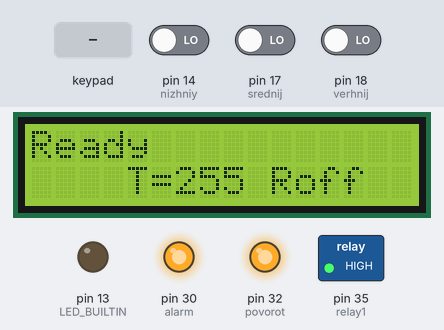
Bench run of a sketch on a simulated Arduino Mega 2560, built with avr-gcc and run on an emulated ATmega2560. Parts: 16×2 character LCD, switched loads named in the sketch (green lamp = pin HIGH), output pins drawn as LEDs (lit = HIGH). Wiring (inferred from the names in the program): 4×4 keypad with keys 1 2 3 A 4 5 6 B 7 8 9 C * 0 # D (labels assumed): rows pin 8, pin 9, pin 10, pin 11; columns pin 4, pin 5, pin 6, pin 7. The inputs (shaded band) are chosen by the test bench; at power-on: pin 14 (nizhniy) LOW, pin 17 (srednij) LOW, pin 18 (verhnij) LOW. EEPROM starts erased; pins used as bus, display or sensor lines are not drawn; what the sketch prints to the serial monitor is not drawn.

Above: at 1.3 s.
1.4 s: keypad keys 1 2 3 4 * pressed 0.4 s apart
At 4.2 s:
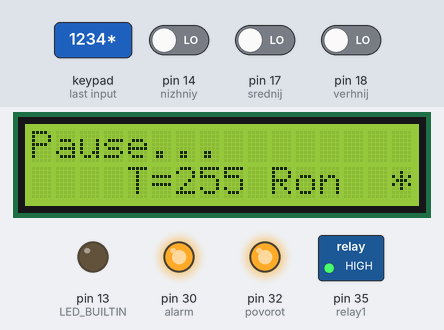
4.9 s: key '7' pressed
At 5.7 s:
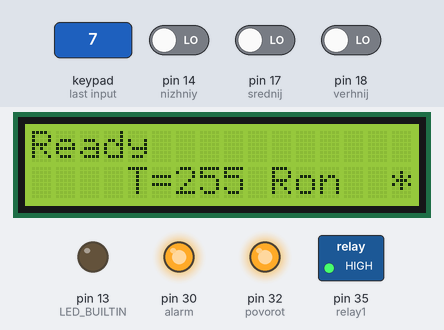
6.4 s: keypad keys 1 2 3 4 A pressed 0.4 s apart
At 9.3 s:
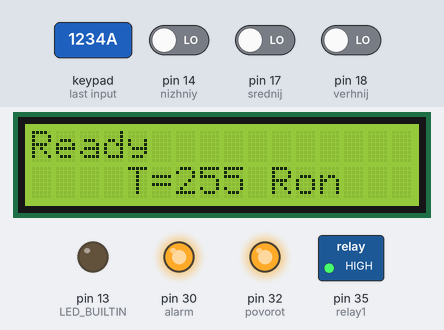
9.9 s: key '*' pressed
At 10.4 s:
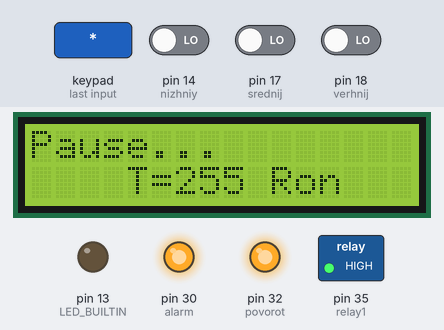
Timing chart, 0 to 12.4 s (numbered marks = the images above; inputs shaded):
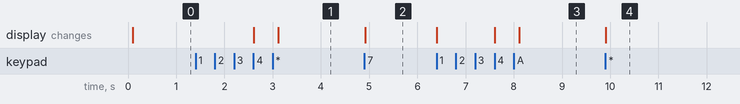

Measured:
- after the input at 1.4 s, the display: first changes after 1.2 s (image 1 shows a later state)
- after the input at 4.9 s, the display: changes at once (image 2)
- after the input at 6.4 s, the display: first changes at once (image 3 shows a later state)
- after the input at 9.9 s, the display: changes at once (image 4)

The sketch:

OTTO.ino
```cpp
#include <Wire.h>
#include <LiquidCrystal_I2C.h>
#include <EEPROM.h>

#if defined(ARDUINO_AVR_MEGA2560) // MEGA2560 pin assignments

#define encoderA 2  // Вход энкодера A
#define encoderB 3  // Вход энкодера B
#define verhnij 18  // Верхний датчик
#define srednij 17  // Средний датчик
#define nizhniy 14  // Нижний датчик
#define rolik1 15   // Ролик 1
#define rolik2 16   // Ролик 2
#define relay1 35   // Реле сдува
#define alarm 30    // Реле авария
#define povorot 32  // Реле поворота

// Описание подключения клавиатуры
#define row1 11     // Строка 1
#define row2 10     // Строка 2
#define row3 9      // Строка 3
#define row4 8      // Строка 4

#define col1 7      // Колонка 1
#define col2 6      // Колонка 2
#define col3 5      // Колонка 3
#define col4 4      // Колонка 4


#elif defined(ARDUINO_AVR_PRO) // Pro Mini assignments

#define encoderA 10 // Вход энкодера A
#define encoderB 10 // Вход энкодера B
#define verhnij 11  // Верхний датчик
#define srednij 11  // Средний датчик
#define nizhniy 11  // Нижний датчик
#define rolik1 11   // Ролик 1
#define rolik2 11   // Ролик 2
#define relay1 12   // Реле сдува
#define alarm 12    // Реле авария
#define povorot 12  // Реле поворота

// Описание подключения клавиатуры
#define row1 2      // Строка 1
#define row2 3      // Строка 2
#define row3 4      // Строка 3
#define row4 5      // Строка 4

#define col1 6      // Колонка 1
#define col2 7      // Колонка 2
#define col3 8      // Колонка 3
#define col4 9      // Колонка 4

#else
#error Unsupported board selection.
#endif

#define r_out 20  // Время от подъёма каретки до начала возврата из повёрнутого положения (ms)

LiquidCrystal_I2C _lcd1(0x27, 16, 2); // Подключаем LCD дисплей

byte enc;     // Число импульсов энкодера
byte t_out;   // Время от начала движения ленты до опроса датчиков (роликов) (ms)
byte rotate;  // Вращать/Не вращать

const int row[] = { row1, row2, row3, row4 }; // Массив строк
const int col[] = { col1, col2, col3, col4 }; // Массив колонок

int i;                // Счётчик циклов
int rstep = 0;        // Отслеживание состояния поворота
unsigned long r_time; // Таймаут поворота
unsigned long x_time; // Таймаут роликов

void setup()
{
  pinMode(LED_BUILTIN, OUTPUT); // Иногда будем мигать светодиодом
  Wire.begin();                 // Инициализация i2c
  delay(10);                    // Подумаем о вечном 10ms
  _lcd1.init();                 // Инициализация LCD дисплея
  _lcd1.backlight();            // Видимо включаем подсветку

  // Настройка клавиатуры
  for ( i = 0 ; i < 4 ; i++ ) {
    pinMode(row[i], INPUT_PULLUP); // Все выводы настроены как входы
    pinMode(col[i], INPUT_PULLUP); // и притянуты к питанию
  }

  // Входы
  pinMode(encoderA, INPUT);    // Вход энкодера зеленый
  pinMode(encoderB, INPUT);    // Вход энкодера белый
  pinMode(verhnij, INPUT);     // Верхний датчик
  pinMode(srednij, INPUT);     // Средний датчик
  pinMode(nizhniy, INPUT);     // Сигнал приклеивания карты
  pinMode(rolik1, INPUT);      // Ролик 1
  pinMode(rolik2, INPUT);      // Ролик 2

  // Выходы
  pinMode(relay1, OUTPUT);     // Реле сдува
  digitalWrite(relay1, HIGH);  // Сразу выключаем
  pinMode(alarm, OUTPUT);      // Реле авария
  digitalWrite(alarm, HIGH);   // Сразу выключаем
  pinMode(povorot, OUTPUT);    // Реле поворота
  digitalWrite(povorot, HIGH); // Сразу выключаем

  enc = EEPROM.read(0);        // Считываем настройки из EEPROM
  //  if (enc > 99) enc = 20;
  t_out = EEPROM.read(1);
  // if (t_out > 99) t_out = 70;
  rotate = EEPROM.read(2);
  if (rotate > 1) rotate = false;

  Serial.begin(9600);             // Настраиваем порт для вывода отладочной информации

  _lcd1.setCursor(0, 0);
  _lcd1.print("Ready           ");
  /*
    _lcd1.setCursor(0, 1);
    _lcd1.print("E=");
    _lcd1.print(enc);
  */
  _lcd1.setCursor(4, 1);
  _lcd1.print("T=");
  _lcd1.print(t_out);

  _lcd1.setCursor(10, 1);
  if ( rotate ) _lcd1.print("Ron");
  else _lcd1.print("Roff");

  Serial.println("I am ready!");  // Всё готово
}

void loop() {

  r_off();

  if ( key(0, 3) ) { // Постановка на паузу
    _lcd1.setCursor(0, 0);
    _lcd1.print("Pause...        ");
    Serial.println("Pause...");

    while ( !key(1, 3) ) {} // Снятие с паузы
    _lcd1.setCursor(0, 0);
    _lcd1.print("Ready           ");
    Serial.println("Ready");
  }

  if ( rotate ) {
    if ( (digitalRead(verhnij) == HIGH) && (rstep == 1) ) {
      rstep = 2;
      digitalWrite(povorot, LOW); // Включение поворота
      Serial.println("Povorot ON");
    }
    if ( (digitalRead(srednij) == HIGH) && (rstep == 0) ) {
      rstep = 1;
    }
  }
  /*
    if ( key(0, 0) && enc < 99 ) { // Увеличение счётчика энкодера
      enc++;
      _lcd1.setCursor(15, 1);
      _lcd1.print("*");
      _lcd1.setCursor(0, 1);
      _lcd1.print("E=");
      _lcd1.print(enc);
      delay(200);
      while ( key(0, 0) ) {}
    }

    if ( key(1, 0) && enc > 0 ) { // Уменьшение счётчика энкодера
      enc--;
      _lcd1.setCursor(15, 1);
      _lcd1.print("*");
      _lcd1.setCursor(0, 1);
      _lcd1.print("E=");
      _lcd1.print(enc);
      _lcd1.print(" ");
      delay(200);
      while ( key(1, 0) ) {}
    }
  */
  if ( key(0, 1) && t_out < 255 ) { // Увеличение задержки
    t_out++;
    _lcd1.setCursor(15, 1);
    _lcd1.print("*");
    _lcd1.setCursor(4, 1);
    _lcd1.print("T=");
    _lcd1.print(t_out);
    delay(200);
    while ( key(0, 1) ) {}
  }

  if ( key(1, 1) && t_out > 0 ) { // Уменьшение задержки
    t_out--;
    _lcd1.setCursor(15, 1);
    _lcd1.print("*");
    _lcd1.setCursor(4, 1);
    _lcd1.print("T=");
    _lcd1.print(t_out);
    _lcd1.print(" ");
    delay(200);
    while ( key(1, 1) ) {}
  }

  if ( key(2, 3) && !rotate ) { // Включение поворота
    rotate = true;
    _lcd1.setCursor(15, 1);
    _lcd1.print("*");
    _lcd1.setCursor(10, 1);
    _lcd1.print("Ron ");
    delay(500);
    while ( key(2, 3) ) {}
  }

  if ( key(3, 3) && rotate ) { // Выключение поворота
    rotate = false;
    _lcd1.setCursor(15, 1);
    _lcd1.print("*");
    _lcd1.setCursor(10, 1);
    _lcd1.print("Roff");
    delay(500);
    while ( key(3, 3) ) {}
  }

  if ( key(3, 0) ) { // Сохранение настроек

    EEPROM.write(0, enc);
    EEPROM.write(1, t_out);
    EEPROM.write(2, rotate);

    _lcd1.setCursor(15, 1);
    _lcd1.print(" ");
    delay(500);
    while ( key(3, 0) ) {}
  }

  if ( digitalRead(nizhniy) == HIGH ) { //1

    digitalWrite(relay1, LOW); //Включение сдува
    digitalWrite(LED_BUILTIN, HIGH);
    Serial.println("Sduv ON");
    if ( rstep == 2 ) rstep = 3;

    while ( digitalRead(nizhniy) == HIGH ) r_off();
    /*
          bool temp_enc = digitalRead(encoderA);

        for ( int i = 0 ; i < enc ; i++ ) {
          temp_enc = digitalRead(encoderA);
          while (temp_enc == digitalRead(encoderA)) r_off();
        }
    */
    // Первичная проверка карты
    x_time = millis() + t_out;
    while ( millis() < x_time ) r_off();

    digitalWrite(relay1, HIGH); // Выключение сдува
    Serial.println("Sduv OFF");
    //    Serial.println(i);

    if ( digitalRead(15) == HIGH || digitalRead(16) == HIGH  )
    {
      digitalWrite(alarm, LOW);
      Serial.println("Alarm!!!");
      _lcd1.setCursor(0, 0);
      _lcd1.print("Error! Press [#]");

      while ( !key(3, 2) ) r_off();

      digitalWrite(alarm, HIGH);
      Serial.println("Alarm OFF");
      _lcd1.setCursor(0, 0);
      _lcd1.print("Ready           ");

    }
    digitalWrite(LED_BUILTIN, LOW);
  } //1

} //loop


bool key(int x, int y) {
  bool pressed;

  pinMode(row[x], OUTPUT);        // Перводим вывод на выход
  digitalWrite(row[x], LOW);      // Притягиваем к земле

  if ( digitalRead(col[y]) == LOW )
    pressed = true;
  else pressed = false;

  digitalWrite(row[x], HIGH);     // Возвращаем как было
  pinMode(row[x], INPUT_PULLUP);  // Перводим вывод на вход

  return pressed;
}

void r_off() {
  if ( (rstep == 3) && (digitalRead(verhnij) == HIGH) ) {
    rstep = 4;
    r_time = millis() + r_out;
  }
  if ( (rstep == 4) && (millis() >= r_time) ) {
    digitalWrite(povorot, HIGH); // Выключение поворота
    Serial.println("Povorot OFF");
    rstep = 0;
  }
}
```
